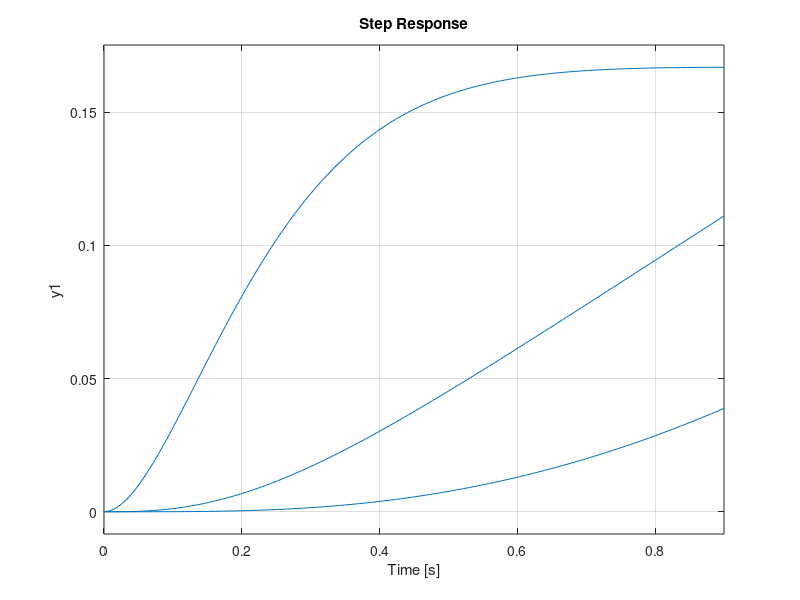

The MATLAB script that drew this image:
clc;clear all;
num = 10;
dem = [1 14 50];
sys = tf(num,dem)
%step(sys);
kp = dcgain(sys)
ess1 = 1/(1+kp)
s1 = tf([1 0],1);
kv = dcgain(sys*s1)
ess2 = 1/kv
ka = dcgain(sys*s1*s1)
ess3 = 1/ka
sys1 = feedback(sys,1);
step(sys1)
hold 
s2 = tf(1,[1 0]);
sys2 = sys1*s2;
step(sys2)
hold on
s3 = tf(1,[1 0 0]);
sys3 = sys1*s3;
step(sys3)
hold off